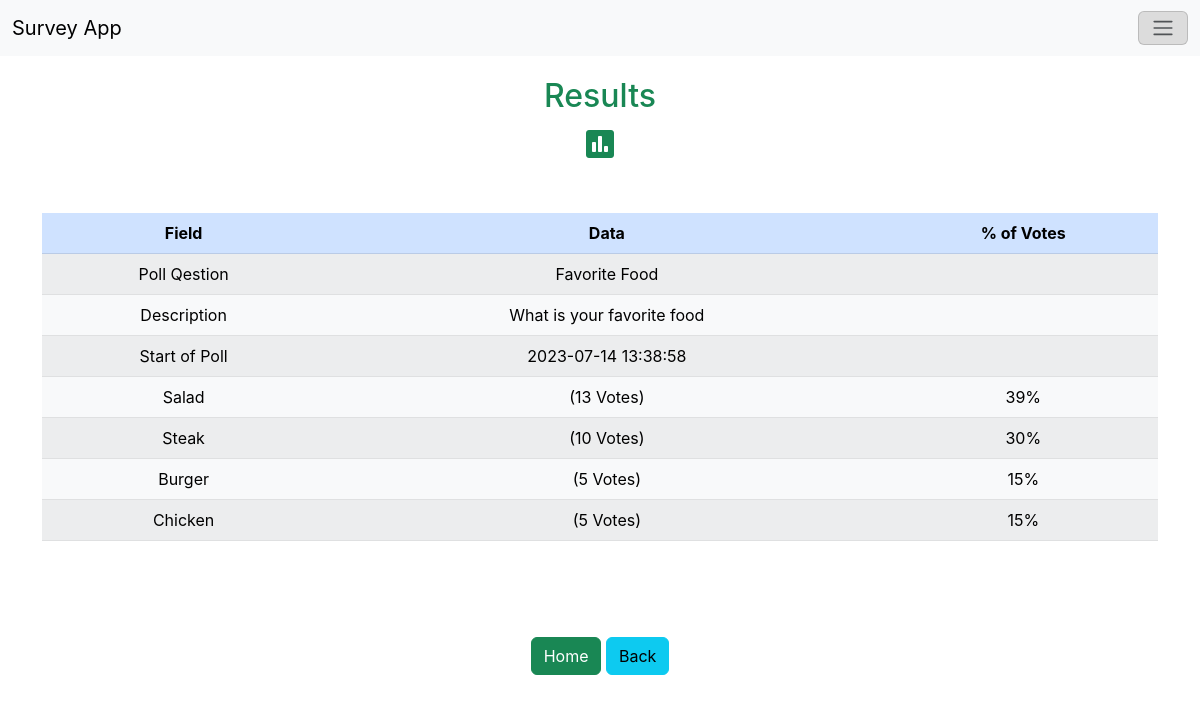
The app's page /result.php?id=20 with its own data.
### tables this page shows
CREATE TABLE `polls` (
  `id` int(11) NOT NULL,
  `title` text NOT NULL,
  `desc` text NOT NULL,
  `timestamp` timestamp NOT NULL DEFAULT CURRENT_TIMESTAMP ON UPDATE CURRENT_TIMESTAMP
);

CREATE TABLE `poll_answers` (
  `id` int(11) NOT NULL,
  `poll_id` int(11) NOT NULL,
  `title` text NOT NULL,
  `votes` int(11) NOT NULL DEFAULT '0'
);

### result.php (the view, shortened to what this page needs)
<?php
include 'functions.php';
$pdo = pdo_connect_mysql();
if (isset($_GET['id'])) {
    $stmt = $pdo->prepare('SELECT * FROM polls WHERE id = ?');
    $stmt->execute([$_GET['id']]);
    $poll = $stmt->fetch(PDO::FETCH_ASSOC);
    if ($poll) {
        $stmt = $pdo->prepare('SELECT * FROM poll_answers WHERE poll_id = ? ORDER BY votes DESC');
        $stmt->execute([$_GET['id']]);
        $poll_answers = $stmt->fetchAll(PDO::FETCH_ASSOC);
        $total_votes = 0;
        foreach ($poll_answers as $poll_answer) {
            $total_votes += $poll_answer['votes'];
        }
    } else {
        die ('Poll with that ID does not exist.');
    }
} else {
    die ('No poll ID specified.');
}
?>
<?=template_header("Results", "fas fa-vote-yea fa-2x")?>
<div class="d-flex align-items-center text-center" style="min-height: 100vh">
    <div class="box w-100">
      <h2>Results</H2>
        <i class="fas fa-poll fa-2x"></i>
        <div class="container">
            <table class="table table-light table-striped mt-5 mb-5">
                <thead class="table-primary">
                    <tr>
                        <th scope="col">Field</th>
                        <th scope="col">Data</th>
                        <th scope="col">% of Votes</th>
                    </tr>
                </thead>
                <tr>
                    <td>Poll Qestion</td>
                    <td><?=$poll['title'];?></td>
                    <td></td>
                </tr>
                <tr>
                    <td>Description</td>
                    <td><?=$poll['desc']?></td>
                    <td></td>
                </tr>
                <tr>
                    <td>Start of Poll</td>
                    <td><?=$poll['timestamp']?></td>
                    <td></td>
                </tr>
                <?php foreach ($poll_answers as $poll_answer): ?>
                    <tr>
                    <td><?=$poll_answer['title']?> </td>
                    <td><span>(<?=$poll_answer['votes']?> Votes)</span></td>
                    <td><?=round(($poll_answer['votes']/$total_votes) * 100) . "%";?>
                    </tr>
                <?php endforeach; ?>
            </table>
            <a class="btn btn-success mt-5 mb-5" href="index.php">Home</a>
            <a class="btn btn-info mt-5 mb-5" href="vote.php?id=<?=$poll['id']?>" title="View Poll">Back</a>
        </div>
      </div>
    </div>
<?=template_footer()?>

### style.css (style rules this page uses)
* { box-sizing: border-box; font-family: -apple-system, BlinkMacSystemFont, 'segoe ui', roboto, oxygen, ubuntu, cantarell, 'fira sans', 'droid sans', 'helvetica neue', Arial, sans-serif; font-size: 16px; -webkit-font-smoothing: antialiased; -moz-osx-font-smoothing: grayscale; }
body { background-color: #ffffff; margin: 0; }
.fas { padding: 5px; font-size: 20px; }
.container { text-align: center !important; }

### records on screen
polls: title "Favorite Food", desc "What is your favorite food", timestamp "2023-07-14 13:38:58"
poll_answers: title "Salad", votes "13", ($poll_answer['votes']/$total_votes)*100 "39"
poll_answers: title "Steak", votes "10", ($poll_answer['votes']/$total_votes)*100 "30"
poll_answers: title "Burger", votes "5", ($poll_answer['votes']/$total_votes)*100 "15"
poll_answers: title "Chicken", votes "5", ($poll_answer['votes']/$total_votes)*100 "15"
